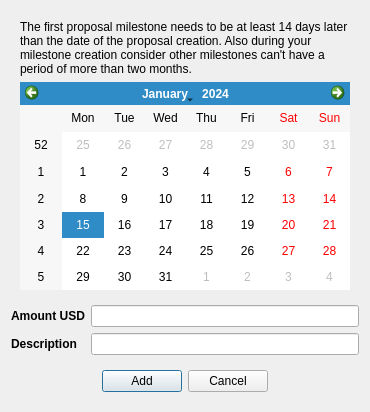
<?xml version="1.0" encoding="UTF-8"?>
<ui version="4.0">
 <class>AddMilestoneDialog</class>
 <widget class="QDialog" name="AddMilestoneDialog">
  <property name="geometry">
   <rect>
    <x>0</x>
    <y>0</y>
    <width>370</width>
    <height>412</height>
   </rect>
  </property>
  <property name="sizePolicy">
   <sizepolicy hsizetype="Preferred" vsizetype="Preferred">
    <horstretch>0</horstretch>
    <verstretch>0</verstretch>
   </sizepolicy>
  </property>
  <property name="windowTitle">
   <string>Create new Smartnode</string>
  </property>
  <layout class="QVBoxLayout" name="verticalLayout">
   <item>
    <widget class="QWidget" name="widget" native="true">
     <layout class="QVBoxLayout" name="verticalLayout_2">
      <item>
       <widget class="QLabel" name="label_3">
        <property name="text">
         <string>The first proposal milestone needs to be at least 14 days later than the date of the proposal creation. Also during your milestone creation consider other milestones can't have a period of more than two months. </string>
        </property>
        <property name="wordWrap">
         <bool>true</bool>
        </property>
       </widget>
      </item>
      <item>
       <widget class="QCalendarWidget" name="calendarWidget"/>
      </item>
     </layout>
    </widget>
   </item>
   <item>
    <layout class="QFormLayout" name="formLayout_2">
     <item row="0" column="1">
      <widget class="QLineEdit" name="amountField"/>
     </item>
     <item row="0" column="0">
      <widget class="QLabel" name="label_2">
       <property name="font">
        <font>
         <weight>75</weight>
         <bold>true</bold>
        </font>
       </property>
       <property name="text">
        <string>Amount USD</string>
       </property>
      </widget>
     </item>
     <item row="1" column="0">
      <widget class="QLabel" name="label">
       <property name="font">
        <font>
         <weight>75</weight>
         <bold>true</bold>
        </font>
       </property>
       <property name="text">
        <string>Description</string>
       </property>
      </widget>
     </item>
     <item row="1" column="1">
      <widget class="QLineEdit" name="descriptionField"/>
     </item>
    </layout>
   </item>
   <item>
    <widget class="QWidget" name="widget_2" native="true">
     <property name="minimumSize">
      <size>
       <width>0</width>
       <height>0</height>
      </size>
     </property>
     <layout class="QHBoxLayout" name="horizontalLayout_2">
      <item>
       <spacer name="horizontalSpacer_3">
        <property name="orientation">
         <enum>Qt::Horizontal</enum>
        </property>
        <property name="sizeHint" stdset="0">
         <size>
          <width>89</width>
          <height>20</height>
         </size>
        </property>
       </spacer>
      </item>
      <item>
       <widget class="QPushButton" name="addButton">
        <property name="text">
         <string>Add</string>
        </property>
       </widget>
      </item>
      <item>
       <widget class="QPushButton" name="cancelButton">
        <property name="text">
         <string>Cancel</string>
        </property>
       </widget>
      </item>
      <item>
       <spacer name="horizontalSpacer">
        <property name="orientation">
         <enum>Qt::Horizontal</enum>
        </property>
        <property name="sizeHint" stdset="0">
         <size>
          <width>88</width>
          <height>20</height>
         </size>
        </property>
       </spacer>
      </item>
     </layout>
    </widget>
   </item>
  </layout>
 </widget>
 <tabstops>
  <tabstop>cancelButton</tabstop>
 </tabstops>
 <resources/>
 <connections/>
</ui>
